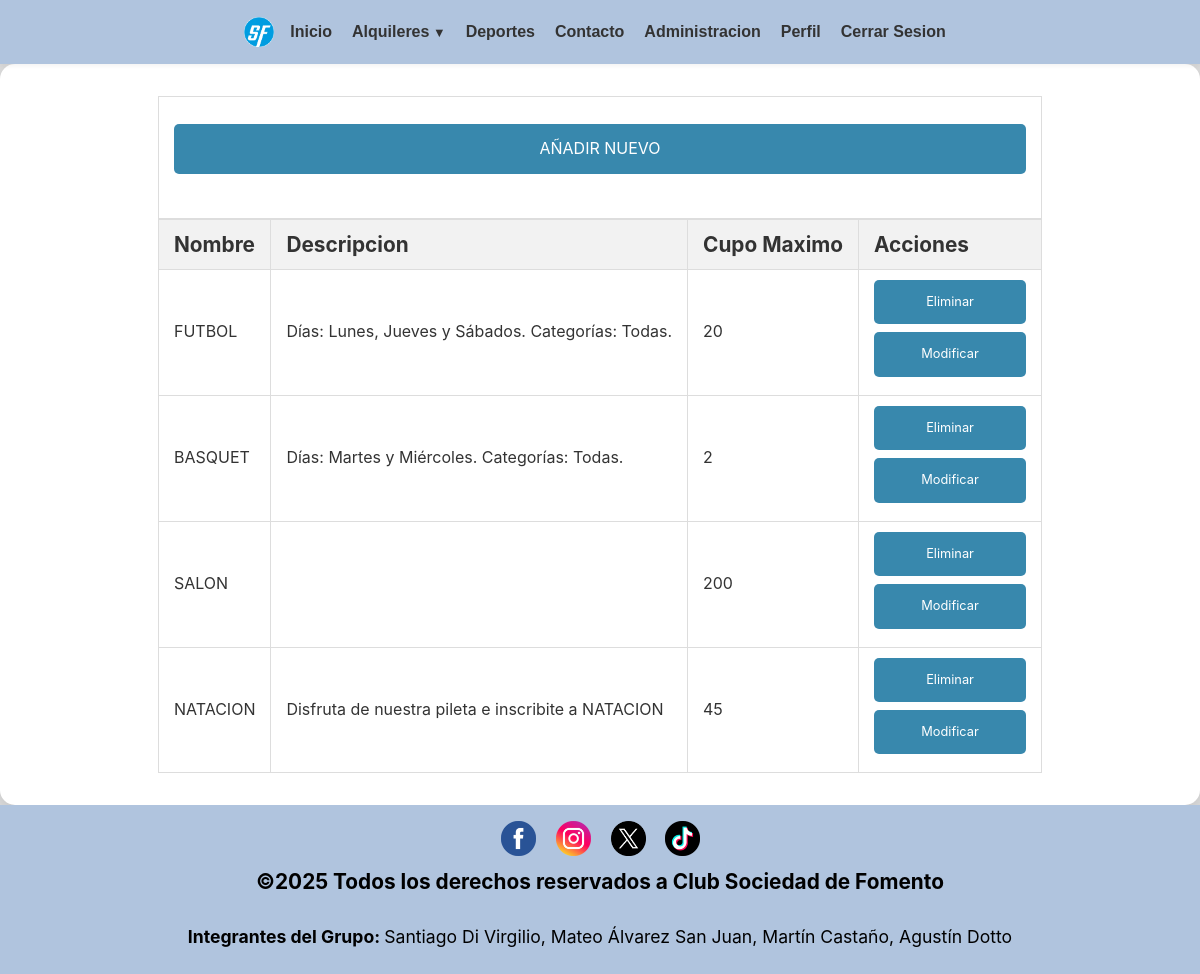
The app's page /deportes_tablas.php (signed in) with its own data.
### tables this page shows
CREATE TABLE `deportes` (
  `id_deporte` int(5) NOT NULL,
  `nombre` varchar(50) NOT NULL,
  `descripcion` varchar(255) NOT NULL,
  `cupo_maximo` int(3) NOT NULL,
  `cupo_actual` int(3) UNSIGNED NOT NULL DEFAULT 0
);

### deportes_tablas.php (the view, shortened to what this page needs)
<!DOCTYPE html>
<html lang="es">
<head>
	<link rel="stylesheet" href="https://cdnjs.cloudflare.com/ajax/libs/font-awesome/4.7.0/css/font-awesome.min.css">
	<link rel="stylesheet" type="text/css" href="css/estilos.css">
</head>
<body>
	<header>
		<a href="index.php"><img src="imagenes/logo.webp" alt="Logo de la página" class="logo"></a>
	    <?php
	    include("NAV.php");
	    include("conexion.php");
	    $llamado_deportes = mysqli_query($conexion, "SELECT * FROM deportes");
	    ?>
	</header>
	<div class="tablas">
			<article id="tab1">
            <table>
                    <tr>
                        <td><a class="btn-añadir-deporte" href="formu_deporte.php">AÑADIR NUEVO</a></td>
                    </tr>
                </table>
                <table>
                    <thead>
                        <th class="tabla-deporte">Nombre</th>
                        <th class="tabla-deporte">Descripcion</th>
                        <th class="tabla-deporte">Cupo Maximo</th>
                        <th class="tabla-deporte">Acciones</th>
                    </thead>
                    <?php while($var_deportes = mysqli_fetch_assoc($llamado_deportes)){?>
                    <tr>
                        <td class="tabla-deporte"><?php echo $var_deportes["nombre"];?></td>
                        <td class="tabla-deporte"><?php echo $var_deportes["descripcion"];?></td>
                        <td class="tabla-deporte"><?php echo $var_deportes["cupo_maximo"];?></td>
                        <td>
                            <a class="btn-editar-deporte" href="darbaja_deporte.php?id_deporte=<?php echo $var_deportes["id_deporte"];?>" onclick="return confirm('¿Estás seguro de que deseas eliminar este deporte?');">Eliminar</a>
                            <a class="btn-editar-deporte" href="modificar_deporte_formu.php?id_deporte=<?php echo $var_deportes["id_deporte"];?>">Modificar</a>
                        </td>
                    </tr>
                    <?php }?>
                </table>
			</article>
        </div>
<footer>
<?php
    include("FOOTER.php");
?>
</footer>
</body>
</html>

### css/estilos.css (style rules this page uses)
* { padding: 0; margin: 0; }
body { background-color: #dcdcdc; font-family: -apple-system, BlinkMacSystemFont, "Segoe UI", Roboto, Helvetica, Arial, sans-serif, "Apple Color Emoji", "Segoe UI Emoji", "Segoe UI Symbol"; font-size: 1.3rem; background-size: cover; background-position: center; min-height: 100vh; background-attachment: fixed; display: flex; flex-direction: column; }
header { text-align: center; background-color: #b0c4de; padding: 10px 20px; position: relative; align-items: center; box-shadow: 0 2px 4px rgba(0, 0, 0, 0.05); }
a { text-decoration: none; color:rgb(42, 75, 138); }
.logo { width: 2.6%; display: inline-block; vertical-align: middle; }
.tablas { padding: 1.5rem; display: flex; flex-direction: column; align-items: center; gap: 2rem; background-color: #ffffff; border-radius: 15px; box-shadow: 0 6px 18px rgba(0, 0, 0, 0.1); padding: 2rem; }
.tablas table { width: 100%; border-collapse: collapse; }
footer { background-color: #b0c4de; text-align: center; padding: 1rem 0; }
.btn-añadir-deporte { display: block; background-color: #3888ad; color: #ffffff; text-align: center; padding: 0.75rem 1rem; text-decoration: none; border-radius: 5px; margin-top: 2%; transition: background-color 0.3s ease; border: none; cursor: pointer; width: auto; font-family: inherit; font-size: 1rem; margin-bottom: 4%; text-align: center; }
.btn-editar-deporte { display: block; background-color: #3888ad; color: #ffffff; text-align: center; padding: 0.75rem 1rem; text-decoration: none; border-radius: 5px; transition: background-color 0.3s ease; border: none; margin-bottom: 0.5rem; cursor: pointer; width: 120px; font-family: inherit; font-size: 0.8rem; }
.tablas th { background-color: #f2f2f2; color: #333; font-weight: bold; padding: 12px 15px; text-align: left; border: 1px solid #ddd; }
.tablas td { font-size: 1rem; color: #333; text-align: left; line-height: 1.6; padding: 10px 15px; border: 1px solid #ddd; vertical-align: middle; }

### records on screen
deportes: nombre "FUTBOL", descripcion "Días: Lunes, Jueves y Sábados. Categorías: Todas.", cupo_maximo "20"
deportes: nombre "BASQUET", descripcion "Días: Martes y Miércoles. Categorías: Todas.", cupo_maximo "2"
deportes: nombre "SALON", cupo_maximo "200"
deportes: nombre "NATACION", descripcion "Disfruta de nuestra pileta e inscribite a NATACION", cupo_maximo "45"
